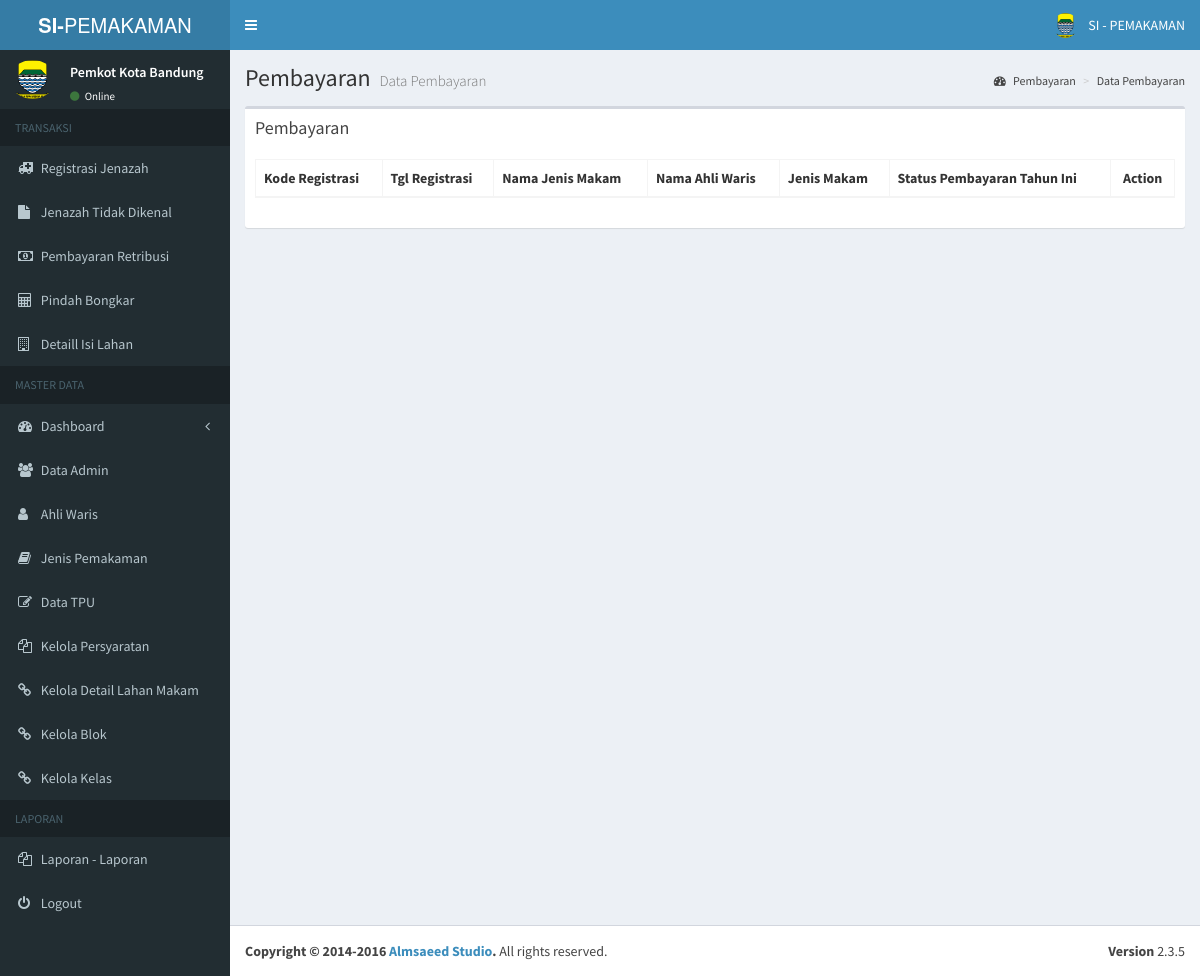
Before: /pages/admin/kelola_pembayaran.php (signed in) with the older database file.
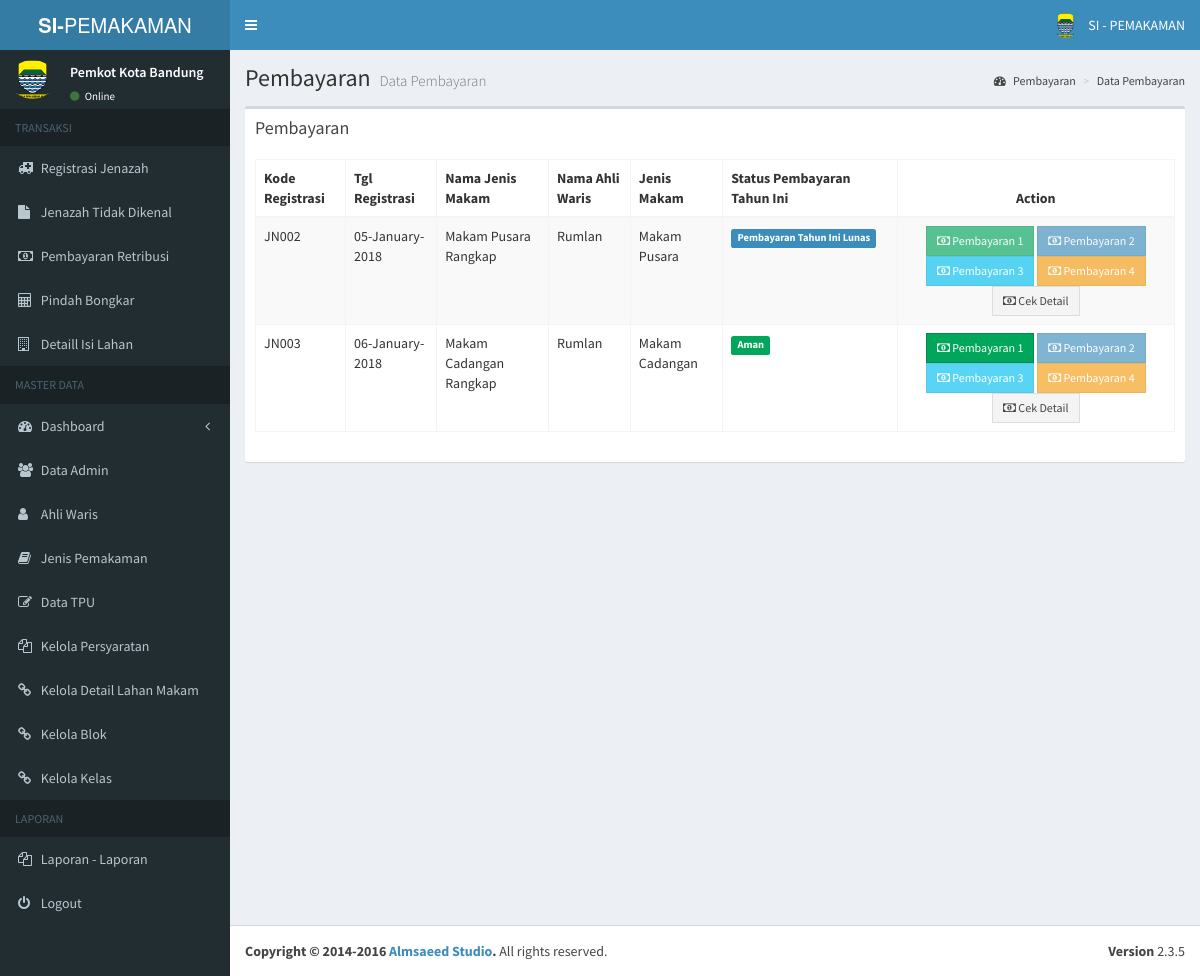
After: the same page with the newer database file.
### tables this page shows
CREATE TABLE `jenazah` (
  `id_jenazah` varchar(20) NOT NULL,
  `tgl_registrasi` date DEFAULT NULL,
  `id_jenis_makam` varchar(255) DEFAULT NULL,
  `id_ahli_waris` varchar(20) DEFAULT NULL,
  `nama_jenazah` varchar(45) DEFAULT NULL,
  `bin_binti` varchar(45) DEFAULT NULL,
  `jk_jenazah` varchar(20) DEFAULT NULL,
  `tempat_lahir` varchar(40) DEFAULT NULL,
  `tgl_lahir` date DEFAULT NULL,
  `tgl_meninggal` date DEFAULT NULL,
  `tgl_pemakaman` date DEFAULT NULL,
  `alamat_jenazah` text,
  `id_provinsi` varchar(10) DEFAULT NULL,
  `id_kota` varchar(10) DEFAULT NULL,
  `id_kecamatan` varchar(20) DEFAULT NULL,
  `status` int(11) DEFAULT NULL,
  `status_bayar` int(11) DEFAULT NULL,
  PRIMARY KEY (`id_jenazah`)
);

CREATE TABLE `jenis_makam` (
  `id_jenis_makam` varchar(10) NOT NULL,
  `nama_jenis_makam` varchar(30) NOT NULL,
  `harga` int(11) DEFAULT NULL,
  PRIMARY KEY (`id_jenis_makam`)
);

CREATE TABLE `ahli_waris` (
  `id_ahli_waris` varchar(20) NOT NULL,
  `nama_pewaris` varchar(35) NOT NULL,
  `umur_pewaris` varchar(10) NOT NULL,
  `perkerjaan_pewaris` varchar(50) NOT NULL,
  `alamat_pewaris` text NOT NULL,
  `id_provinsi` varchar(10) NOT NULL,
  `id_kota` varchar(10) NOT NULL,
  `id_kecamatan` varchar(10) NOT NULL,
  `no_hp_pewaris` varchar(20) NOT NULL,
  PRIMARY KEY (`id_ahli_waris`)
);

### pages/admin/kelola_pembayaran.php (the view, shortened to what the changed rows need)
<?php include('header.php'); ?>
<div class="content-wrapper">
  <section class="content-header">
    <h1>
      Pembayaran
      <small>Data Pembayaran</small>
    </h1>
  </section>
  <section class="content">
    <div class="row">
      <div class="col-xs-12">
        <div class="box">
          <div class="box-body">
            <div class="table-responsive">
              <table id="example1" class="table table-bordered table-striped">
                <thead>
                  <tr>
                    <th>Kode Registrasi</th>
                    <th>Tgl Registrasi</th>
                    <th>Nama Jenis Makam</th>
                    <th>Nama Ahli Waris</th>
                    <th>Jenis Makam</th>
                    <th>Status Pembayaran Tahun Ini</th>
                    <th style="text-align: center;">Action</th>
                  </tr>
                </thead>
                <tbody>
                  <?php
                  $dis_bayar1 = '';
                  $dis_bayar2 = '';
                  $dis_bayar3 = '';
                  $no=1;
                  $sql = mysql_query("SELECT jenazah.*,
                    jenis_makam.id_jenis_makam,
                    jenis_makam.nama_jenis_makam,
                    ahli_waris.nama_pewaris
                    FROM jenazah
                    INNER JOIN  jenis_makam ON jenis_makam.id_jenis_makam = jenazah.id_jenis_makam
                    INNER JOIN ahli_waris ON ahli_waris.id_ahli_waris = jenazah.id_ahli_waris
                    WHERE status > '1'")or die(mysql_error());
                  while($row = mysql_fetch_array($sql)){
                    $tahun  = substr($row['tgl_registrasi'],0,4);
                    if($tahun == date('Y')){
                      $ket = '<span class="label label-success">Aman</span>';
                    }else{
                      if($row['status_bayar']<=2){
                        $ket = '<span class="label label-warning">Tidak Aman</span>';
                      }else{
                        $ket = '<span class="label label-success">Aman</span>';
                      }
                    }
                    if($row['status_bayar']==0){
                      $dis_bayar1 = '';
                      $dis_bayar2 = 'disabled';
                      $dis_bayar3 = 'disabled';
                      $dis_bayar4 = 'disabled';
                    }
                    if($row['status_bayar']==4){
                      $dis_bayar1 = 'disabled';
                      $dis_bayar2 = 'disabled';
                      $dis_bayar3 = 'disabled';
                      $dis_bayar4 = 'disabled';
                      $ket = '<span class="label label-primary">Pembayaran Tahun Ini Lunas</span>';
                    }
                    ?>
                    <tr>
                      <form method="POST" action="">
                        <td><?php echo $row['id_jenazah']; ?></td>
                        <td><?php echo date('d-F-Y', strtotime( $row['tgl_registrasi'] )); ?></td>
                        <td><?php echo $row['nama_jenis_makam'] ?> Rangkap</td>
                        <td><?php echo $row['nama_pewaris'] ?></td>
                        <td><?php echo $row['nama_jenis_makam'] ?></td>
                        <td><?php echo $ket; ?></td>
                        <td align="center">
                          <a href="#" class='open_modal1' id='<?php echo $row['id_jenazah']; ?>'>
                            <button type="button" <?php echo $dis_bayar1; ?> class="btn btn-success btn-flat btn-sm">
                              <i class="fa fa-money"></i> Pembayaran 1</button></a>
                              <a href="#" class='open_modal2' id='<?php echo $row['id_jenazah']; ?>'>
                                <button type="button" <?php echo $dis_bayar2; ?> class="btn btn-primary btn-flat btn-sm">
                                  <i class="fa fa-money"></i> Pembayaran 2</button></a>
                                  <a href="#" class='open_modal3' id='<?php echo $row['id_jenazah']; ?>'>
                                   <button type="button" <?php echo $dis_bayar3; ?> class="btn btn-info btn-flat btn-sm">
                                    <i class="fa fa-money"></i> Pembayaran 3</button></a>
                                    <a href="#" class='open_modal4' id='<?php echo $row['id_jenazah']; ?>'>
                                      <button type="button" <?php echo $dis_bayar4; ?> class="btn btn-warning btn-flat btn-sm">
                                        <i class="fa fa-money"></i> Pembayaran 4</button></a>
                                        <a href="#">
                                          <button type="button" class="btn btn-default btn-flat btn-sm">
                                            <i class="fa fa-money"></i> Cek Detail</button></a>
                                          </td>
                                        </form>
                                      </tr>
                                      <?php $no++; } ?>
                                    </tbody>
                                  </table>
                                </div>
                              </div>
                            </div>
                          </div>
                        </div>
                      </section>
                    </div>
                   <?php include('footer.php'); ?>

Changed rows visible on the page:
added jenazah: id_jenazah "JN002", tgl_registrasi "05-January-2018", id_jenis_makam.nama_jenis_makam "Makam Pusara", id_ahli_waris.nama_pewaris "Rumlan", status_bayar "Pembayaran Tahun Ini Lunas"
added jenazah: id_jenazah "JN003", tgl_registrasi "06-January-2018", id_jenis_makam.nama_jenis_makam "Makam Cadangan", id_ahli_waris.nama_pewaris "Rumlan", shows "Aman"
